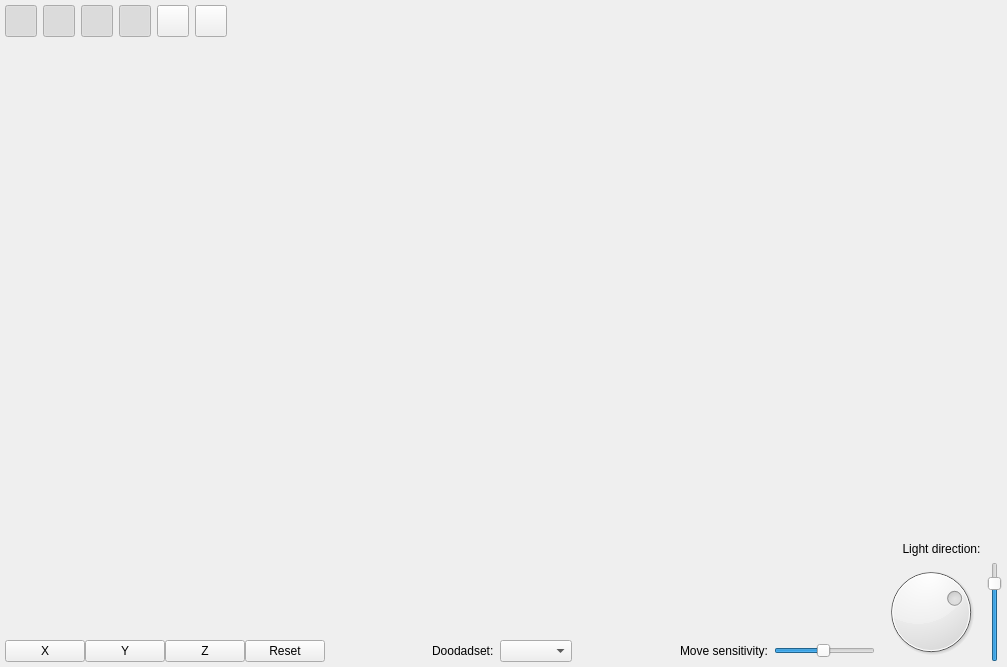
<?xml version="1.0" encoding="UTF-8"?>
<ui version="4.0">
 <class>AssetBrowserOverlay</class>
 <widget class="QWidget" name="AssetBrowserOverlay">
  <property name="geometry">
   <rect>
    <x>0</x>
    <y>0</y>
    <width>1007</width>
    <height>667</height>
   </rect>
  </property>
  <property name="windowTitle">
   <string>Form</string>
  </property>
  <layout class="QHBoxLayout" name="horizontalLayout">
   <property name="leftMargin">
    <number>5</number>
   </property>
   <property name="topMargin">
    <number>5</number>
   </property>
   <property name="rightMargin">
    <number>5</number>
   </property>
   <property name="bottomMargin">
    <number>5</number>
   </property>
   <item>
    <layout class="QVBoxLayout" name="verticalLayout_2">
     <item>
      <layout class="QHBoxLayout" name="horizontalLayout_2">
       <property name="spacing">
        <number>6</number>
       </property>
       <item>
        <layout class="QHBoxLayout" name="horizontalLayout_8">
         <property name="spacing">
          <number>6</number>
         </property>
         <property name="sizeConstraint">
          <enum>QLayout::SetDefaultConstraint</enum>
         </property>
         <item>
          <widget class="QPushButton" name="toggleModelsButton">
           <property name="sizePolicy">
            <sizepolicy hsizetype="Fixed" vsizetype="Fixed">
             <horstretch>0</horstretch>
             <verstretch>0</verstretch>
            </sizepolicy>
           </property>
           <property name="minimumSize">
            <size>
             <width>32</width>
             <height>32</height>
            </size>
           </property>
           <property name="maximumSize">
            <size>
             <width>32</width>
             <height>32</height>
            </size>
           </property>
           <property name="toolTip">
            <string>Draw models</string>
           </property>
           <property name="text">
            <string/>
           </property>
           <property name="iconSize">
            <size>
             <width>24</width>
             <height>24</height>
            </size>
           </property>
           <property name="checkable">
            <bool>true</bool>
           </property>
           <property name="checked">
            <bool>true</bool>
           </property>
          </widget>
         </item>
         <item>
          <widget class="QPushButton" name="toggleWMOButton">
           <property name="sizePolicy">
            <sizepolicy hsizetype="Fixed" vsizetype="Fixed">
             <horstretch>0</horstretch>
             <verstretch>0</verstretch>
            </sizepolicy>
           </property>
           <property name="minimumSize">
            <size>
             <width>32</width>
             <height>32</height>
            </size>
           </property>
           <property name="maximumSize">
            <size>
             <width>32</width>
             <height>32</height>
            </size>
           </property>
           <property name="toolTip">
            <string>Draw WMOs</string>
           </property>
           <property name="text">
            <string/>
           </property>
           <property name="iconSize">
            <size>
             <width>24</width>
             <height>24</height>
            </size>
           </property>
           <property name="checkable">
            <bool>true</bool>
           </property>
           <property name="checked">
            <bool>true</bool>
           </property>
          </widget>
         </item>
         <item>
          <widget class="QPushButton" name="toggleParticlesButton">
           <property name="sizePolicy">
            <sizepolicy hsizetype="Fixed" vsizetype="Fixed">
             <horstretch>0</horstretch>
             <verstretch>0</verstretch>
            </sizepolicy>
           </property>
           <property name="minimumSize">
            <size>
             <width>32</width>
             <height>32</height>
            </size>
           </property>
           <property name="maximumSize">
            <size>
             <width>32</width>
             <height>32</height>
            </size>
           </property>
           <property name="toolTip">
            <string>Draw particles</string>
           </property>
           <property name="text">
            <string/>
           </property>
           <property name="iconSize">
            <size>
             <width>24</width>
             <height>24</height>
            </size>
           </property>
           <property name="checkable">
            <bool>true</bool>
           </property>
           <property name="checked">
            <bool>true</bool>
           </property>
          </widget>
         </item>
         <item>
          <widget class="QPushButton" name="toggleAnimationButton">
           <property name="sizePolicy">
            <sizepolicy hsizetype="Fixed" vsizetype="Fixed">
             <horstretch>0</horstretch>
             <verstretch>0</verstretch>
            </sizepolicy>
           </property>
           <property name="minimumSize">
            <size>
             <width>32</width>
             <height>32</height>
            </size>
           </property>
           <property name="maximumSize">
            <size>
             <width>32</width>
             <height>32</height>
            </size>
           </property>
           <property name="toolTip">
            <string>Draw animation</string>
           </property>
           <property name="text">
            <string/>
           </property>
           <property name="iconSize">
            <size>
             <width>24</width>
             <height>24</height>
            </size>
           </property>
           <property name="checkable">
            <bool>true</bool>
           </property>
           <property name="checked">
            <bool>true</bool>
           </property>
          </widget>
         </item>
         <item>
          <widget class="QPushButton" name="toggleBoundingBoxButton">
           <property name="sizePolicy">
            <sizepolicy hsizetype="Fixed" vsizetype="Fixed">
             <horstretch>0</horstretch>
             <verstretch>0</verstretch>
            </sizepolicy>
           </property>
           <property name="minimumSize">
            <size>
             <width>32</width>
             <height>32</height>
            </size>
           </property>
           <property name="maximumSize">
            <size>
             <width>32</width>
             <height>32</height>
            </size>
           </property>
           <property name="toolTip">
            <string>Draw bounding boxes</string>
           </property>
           <property name="text">
            <string/>
           </property>
           <property name="iconSize">
            <size>
             <width>24</width>
             <height>24</height>
            </size>
           </property>
           <property name="checkable">
            <bool>true</bool>
           </property>
          </widget>
         </item>
         <item>
          <widget class="QPushButton" name="toggleGridButton">
           <property name="sizePolicy">
            <sizepolicy hsizetype="Fixed" vsizetype="Fixed">
             <horstretch>0</horstretch>
             <verstretch>0</verstretch>
            </sizepolicy>
           </property>
           <property name="minimumSize">
            <size>
             <width>32</width>
             <height>32</height>
            </size>
           </property>
           <property name="maximumSize">
            <size>
             <width>32</width>
             <height>32</height>
            </size>
           </property>
           <property name="toolTip">
            <string>Draw grid</string>
           </property>
           <property name="text">
            <string/>
           </property>
           <property name="iconSize">
            <size>
             <width>24</width>
             <height>24</height>
            </size>
           </property>
           <property name="checkable">
            <bool>true</bool>
           </property>
           <property name="checked">
            <bool>false</bool>
           </property>
          </widget>
         </item>
        </layout>
       </item>
       <item>
        <spacer name="horizontalSpacer_3">
         <property name="orientation">
          <enum>Qt::Horizontal</enum>
         </property>
         <property name="sizeType">
          <enum>QSizePolicy::MinimumExpanding</enum>
         </property>
         <property name="sizeHint" stdset="0">
          <size>
           <width>550</width>
           <height>20</height>
          </size>
         </property>
        </spacer>
       </item>
      </layout>
     </item>
     <item>
      <spacer name="verticalSpacer_3">
       <property name="orientation">
        <enum>Qt::Vertical</enum>
       </property>
       <property name="sizeHint" stdset="0">
        <size>
         <width>20</width>
         <height>40</height>
        </size>
       </property>
      </spacer>
     </item>
     <item>
      <spacer name="horizontalSpacer">
       <property name="orientation">
        <enum>Qt::Horizontal</enum>
       </property>
       <property name="sizeHint" stdset="0">
        <size>
         <width>40</width>
         <height>20</height>
        </size>
       </property>
      </spacer>
     </item>
     <item>
      <spacer name="verticalSpacer_2">
       <property name="orientation">
        <enum>Qt::Vertical</enum>
       </property>
       <property name="sizeHint" stdset="0">
        <size>
         <width>20</width>
         <height>40</height>
        </size>
       </property>
      </spacer>
     </item>
     <item>
      <layout class="QHBoxLayout" name="horizontalLayout_3">
       <item>
        <layout class="QHBoxLayout" name="horizontalLayout_7">
         <property name="spacing">
          <number>0</number>
         </property>
         <item>
          <widget class="QPushButton" name="cameraXButton">
           <property name="text">
            <string>X</string>
           </property>
          </widget>
         </item>
         <item>
          <widget class="QPushButton" name="cameraYButton">
           <property name="text">
            <string>Y</string>
           </property>
          </widget>
         </item>
         <item>
          <widget class="QPushButton" name="cameraZButton">
           <property name="text">
            <string>Z</string>
           </property>
          </widget>
         </item>
         <item>
          <widget class="QPushButton" name="cameraResetButton">
           <property name="text">
            <string>Reset</string>
           </property>
          </widget>
         </item>
        </layout>
       </item>
       <item>
        <spacer name="horizontalSpacer_2">
         <property name="orientation">
          <enum>Qt::Horizontal</enum>
         </property>
         <property name="sizeHint" stdset="0">
          <size>
           <width>40</width>
           <height>20</height>
          </size>
         </property>
        </spacer>
       </item>
       <item>
        <widget class="QLabel" name="label_3">
         <property name="accessibleName">
          <string>overlay_label</string>
         </property>
         <property name="autoFillBackground">
          <bool>true</bool>
         </property>
         <property name="text">
          <string>Doodadset:</string>
         </property>
        </widget>
       </item>
       <item>
        <widget class="QComboBox" name="doodadSetSelector"/>
       </item>
       <item>
        <spacer name="horizontalSpacer_4">
         <property name="orientation">
          <enum>Qt::Horizontal</enum>
         </property>
         <property name="sizeHint" stdset="0">
          <size>
           <width>40</width>
           <height>20</height>
          </size>
         </property>
        </spacer>
       </item>
       <item>
        <widget class="QLabel" name="label_2">
         <property name="accessibleName">
          <string>overlay_label</string>
         </property>
         <property name="text">
          <string>Move sensitivity:</string>
         </property>
        </widget>
       </item>
       <item>
        <widget class="QSlider" name="moveSensitivitySlider">
         <property name="accessibleName">
          <string>overlay_slider_horizontal</string>
         </property>
         <property name="autoFillBackground">
          <bool>false</bool>
         </property>
         <property name="minimum">
          <number>1</number>
         </property>
         <property name="maximum">
          <number>30</number>
         </property>
         <property name="value">
          <number>15</number>
         </property>
         <property name="orientation">
          <enum>Qt::Horizontal</enum>
         </property>
         <property name="invertedAppearance">
          <bool>false</bool>
         </property>
        </widget>
       </item>
      </layout>
     </item>
    </layout>
   </item>
   <item>
    <layout class="QVBoxLayout" name="verticalLayout_3">
     <item>
      <spacer name="verticalSpacer_4">
       <property name="orientation">
        <enum>Qt::Vertical</enum>
       </property>
       <property name="sizeType">
        <enum>QSizePolicy::MinimumExpanding</enum>
       </property>
       <property name="sizeHint" stdset="0">
        <size>
         <width>20</width>
         <height>500</height>
        </size>
       </property>
      </spacer>
     </item>
     <item>
      <widget class="QLabel" name="label">
       <property name="accessibleName">
        <string>overlay_label</string>
       </property>
       <property name="autoFillBackground">
        <bool>true</bool>
       </property>
       <property name="text">
        <string>Light direction:</string>
       </property>
       <property name="alignment">
        <set>Qt::AlignCenter</set>
       </property>
      </widget>
     </item>
     <item>
      <layout class="QHBoxLayout" name="horizontalLayout_6">
       <item>
        <widget class="QDial" name="lightDirZ">
         <property name="sizePolicy">
          <sizepolicy hsizetype="Fixed" vsizetype="Fixed">
           <horstretch>0</horstretch>
           <verstretch>0</verstretch>
          </sizepolicy>
         </property>
         <property name="minimumSize">
          <size>
           <width>100</width>
           <height>100</height>
          </size>
         </property>
         <property name="maximumSize">
          <size>
           <width>100</width>
           <height>100</height>
          </size>
         </property>
         <property name="autoFillBackground">
          <bool>true</bool>
         </property>
         <property name="minimum">
          <number>-180</number>
         </property>
         <property name="maximum">
          <number>180</number>
         </property>
         <property name="pageStep">
          <number>1</number>
         </property>
         <property name="value">
          <number>60</number>
         </property>
         <property name="wrapping">
          <bool>true</bool>
         </property>
        </widget>
       </item>
       <item>
        <widget class="QSlider" name="lightDirY">
         <property name="sizePolicy">
          <sizepolicy hsizetype="Fixed" vsizetype="Fixed">
           <horstretch>0</horstretch>
           <verstretch>0</verstretch>
          </sizepolicy>
         </property>
         <property name="minimumSize">
          <size>
           <width>0</width>
           <height>100</height>
          </size>
         </property>
         <property name="maximumSize">
          <size>
           <width>16777215</width>
           <height>100</height>
          </size>
         </property>
         <property name="accessibleName">
          <string>overlay_slider_vertical</string>
         </property>
         <property name="minimum">
          <number>-180</number>
         </property>
         <property name="maximum">
          <number>180</number>
         </property>
         <property name="value">
          <number>120</number>
         </property>
         <property name="orientation">
          <enum>Qt::Vertical</enum>
         </property>
         <property name="invertedAppearance">
          <bool>false</bool>
         </property>
         <property name="invertedControls">
          <bool>true</bool>
         </property>
        </widget>
       </item>
      </layout>
     </item>
    </layout>
   </item>
  </layout>
 </widget>
 <resources/>
 <connections/>
</ui>
